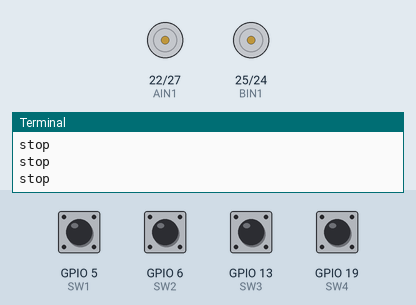
Recording of a program running on a simulated Raspberry Pi (BCM pin numbers). Shown: motor-driver pin pairs drawn as motors (green arrow = first pin HIGH = forward, orange = second pin HIGH = backward, longer = more drive, scaled by the enable pin), the last lines printed to the terminal. The test bench sets the inputs (shaded band); at power-on: GPIO 5 (SW1), GPIO 6 (SW2), GPIO 13 (SW3), GPIO 19 (SW4) LOW.

Above: at 1.2 s.
1.3 s: GPIO 5 (SW1) pulled HIGH for 0.15 s
At 1.4 s:
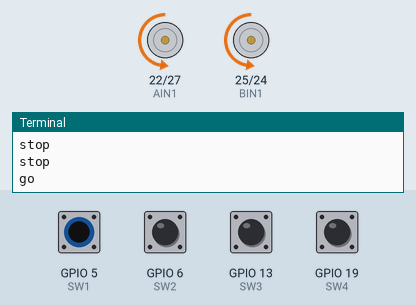
3.0 s: GPIO 6 (SW2) pulled HIGH for 0.15 s
At 3.1 s:
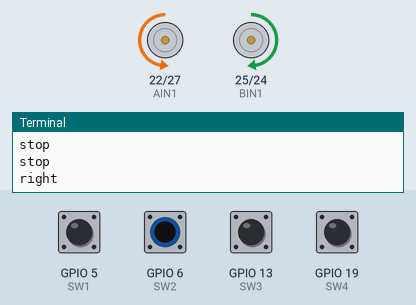
4.7 s: GPIO 13 (SW3) pulled HIGH for 0.15 s
At 4.8 s:
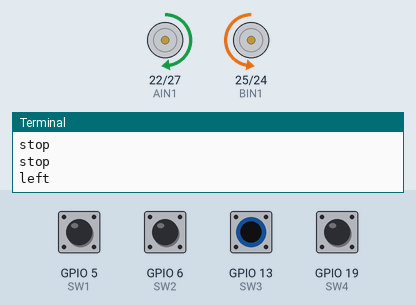
6.4 s: GPIO 19 (SW4) pulled HIGH for 0.15 s
At 6.51 s:
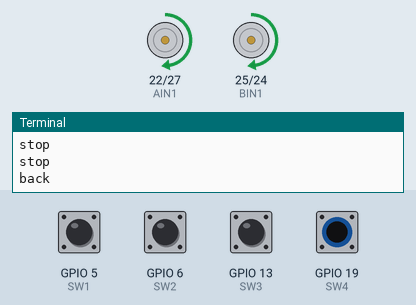
Timing chart, 0 to 9.1 s (numbered marks = the images above; inputs shaded):
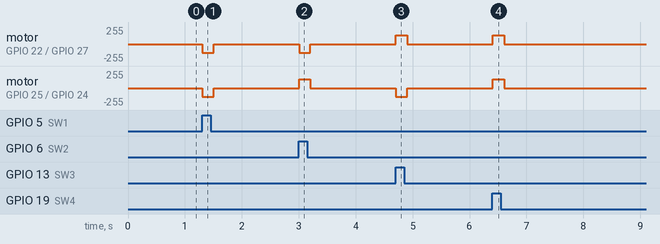

Measured:
- after the input at 1.3 s, motor on GPIO 22 (AIN1) / GPIO 27 (AIN2), motor on GPIO 25 (BIN1) / GPIO 24 (BIN2): stopped → backward 128/255 at once, → stopped 0.20 s later
- after the input at 3.0 s, motor on GPIO 22 (AIN1) / GPIO 27 (AIN2): stopped → backward 128/255 at once, → stopped 0.20 s later; motor on GPIO 25 (BIN1) / GPIO 24 (BIN2): stopped → forward 128/255 at once, → stopped 0.20 s later
- after the input at 4.7 s, motor on GPIO 22 (AIN1) / GPIO 27 (AIN2): stopped → forward 128/255 at once, → stopped 0.20 s later; motor on GPIO 25 (BIN1) / GPIO 24 (BIN2): stopped → backward 128/255 at once, → stopped 0.20 s later
- after the input at 6.4 s, motor on GPIO 22 (AIN1) / GPIO 27 (AIN2), motor on GPIO 25 (BIN1) / GPIO 24 (BIN2): stopped → forward 128/255 at once, → stopped 0.20 s later

The program:

switchInput2.py
```python
import RPi.GPIO as GPIO
import time

SW1 = 5
SW2 = 6
SW3 = 13
SW4 = 19

PWMA= 18
AIN1 = 22
AIN2 = 27

PWMB = 23
BIN1 = 25
BIN2 = 24

GPIO.setwarnings(False)
GPIO.setmode(GPIO.BCM)
GPIO.setup(SW1,GPIO.IN,pull_up_down=GPIO.PUD_DOWN)
GPIO.setup(SW2,GPIO.IN,pull_up_down=GPIO.PUD_DOWN)
GPIO.setup(SW3,GPIO.IN,pull_up_down=GPIO.PUD_DOWN)
GPIO.setup(SW4,GPIO.IN,pull_up_down=GPIO.PUD_DOWN)

GPIO.setup(PWMA, GPIO.OUT)
GPIO.setup(AIN1, GPIO.OUT)
GPIO.setup(AIN2, GPIO.OUT)

GPIO.setup(PWMB, GPIO.OUT)
GPIO.setup(BIN1, GPIO.OUT)
GPIO.setup(BIN2, GPIO.OUT)

L_Motor = GPIO.PWM(PWMA,500)
L_Motor.start(0)

R_Motor = GPIO.PWM(PWMB,500)
R_Motor.start(0)

# 앞으로 전진하는 함수
def motor_go(speed):
    GPIO.output(AIN1,0)
    GPIO.output(AIN2,1)
    L_Motor.ChangeDutyCycle(speed)
    GPIO.output(BIN1,0)
    GPIO.output(BIN2,1)
    R_Motor.ChangeDutyCycle(speed)

# 뒤로 후진하는 함수
def motor_back(speed):
    GPIO.output(AIN1,1)
    GPIO.output(AIN2,0)
    L_Motor.ChangeDutyCycle(speed)
    GPIO.output(BIN1,1)
    GPIO.output(BIN2,0)
    R_Motor.ChangeDutyCycle(speed)

# 오른쪽으로 회전하는 함수
def motor_right(speed):
    GPIO.output(AIN1,0)
    GPIO.output(AIN2,1)
    L_Motor.ChangeDutyCycle(speed)
    GPIO.output(BIN1,1)
    GPIO.output(BIN2,0)
    R_Motor.ChangeDutyCycle(speed)

# 왼쪽으로 회전하는 함수
def motor_left(speed):
    GPIO.output(AIN1,1)
    GPIO.output(AIN2,0)
    L_Motor.ChangeDutyCycle(speed)
    GPIO.output(BIN1,0)
    GPIO.output(BIN2,1)
    R_Motor.ChangeDutyCycle(speed)

# 정지 함수
def motor_stop():
    GPIO.output(AIN1,0)
    GPIO.output(AIN2,1)
    L_Motor.ChangeDutyCycle(0)
    GPIO.output(BIN1,0)
    GPIO.output(BIN2,1)
    R_Motor.ChangeDutyCycle(0)

try:
    while True:
        if GPIO.input(SW1) == 1:
            print('go')
            motor_go(50)

        elif GPIO.input(SW2) == 1:
            print('right')
            motor_right(50)

        elif GPIO.input(SW3) == 1:
            print('left')
            motor_left(50)

        elif GPIO.input(SW4) == 1:
            print('back')
            motor_back(50)

        else:
            print('stop')
            motor_stop()

        time.sleep(0.1)
except KeyboardInterrupt:
    pass

GPIO.cleanup()
```
